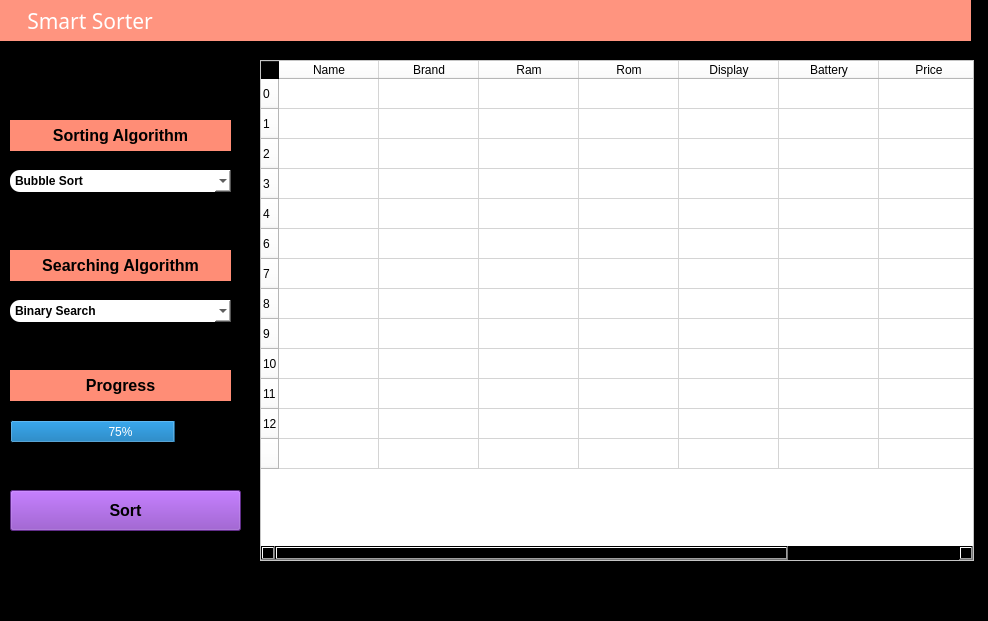
<?xml version="1.0" encoding="UTF-8"?>
<ui version="4.0">
 <class>MainWindow</class>
 <widget class="QMainWindow" name="MainWindow">
  <property name="geometry">
   <rect>
    <x>0</x>
    <y>0</y>
    <width>988</width>
    <height>621</height>
   </rect>
  </property>
  <property name="windowTitle">
   <string>MainWindow</string>
  </property>
  <property name="styleSheet">
   <string notr="true">alternate-background-color: rgb(0, 0, 0);
background-color: rgb(0, 0, 0);</string>
  </property>
  <widget class="QWidget" name="centralwidget">
   <widget class="QLabel" name="Smart">
    <property name="geometry">
     <rect>
      <x>0</x>
      <y>0</y>
      <width>971</width>
      <height>41</height>
     </rect>
    </property>
    <property name="font">
     <font>
      <family>Stencil</family>
      <pointsize>16</pointsize>
     </font>
    </property>
    <property name="styleSheet">
     <string notr="true">color: rgb(255, 255, 255);
background-color: rgb(255, 148, 127);</string>
    </property>
    <property name="text">
     <string>     Smart Sorter</string>
    </property>
   </widget>
   <widget class="QComboBox" name="comboBox">
    <property name="geometry">
     <rect>
      <x>10</x>
      <y>170</y>
      <width>221</width>
      <height>22</height>
     </rect>
    </property>
    <property name="font">
     <font>
      <weight>75</weight>
      <bold>true</bold>
     </font>
    </property>
    <property name="styleSheet">
     <string notr="true">background-color: rgb(255, 159, 127);
background-color: rgb(255, 255, 255);
border-radius:10px;</string>
    </property>
    <item>
     <property name="text">
      <string>Bubble Sort</string>
     </property>
    </item>
    <item>
     <property name="text">
      <string>Selection Sort</string>
     </property>
    </item>
    <item>
     <property name="text">
      <string>Insertion Sort</string>
     </property>
    </item>
    <item>
     <property name="text">
      <string>Merge Sort</string>
     </property>
    </item>
    <item>
     <property name="text">
      <string>Quick Sort</string>
     </property>
    </item>
    <item>
     <property name="text">
      <string>Counting Sort</string>
     </property>
    </item>
    <item>
     <property name="text">
      <string>Radix Sort</string>
     </property>
    </item>
    <item>
     <property name="text">
      <string>Bucket Sort</string>
     </property>
    </item>
   </widget>
   <widget class="QTableWidget" name="dataGridView">
    <property name="geometry">
     <rect>
      <x>260</x>
      <y>60</y>
      <width>714</width>
      <height>501</height>
     </rect>
    </property>
    <property name="sizePolicy">
     <sizepolicy hsizetype="Ignored" vsizetype="Ignored">
      <horstretch>0</horstretch>
      <verstretch>0</verstretch>
     </sizepolicy>
    </property>
    <property name="maximumSize">
     <size>
      <width>714</width>
      <height>16777215</height>
     </size>
    </property>
    <property name="styleSheet">
     <string notr="true">background-color: rgb(255, 255, 255);</string>
    </property>
    <row>
     <property name="text">
      <string>0</string>
     </property>
    </row>
    <row>
     <property name="text">
      <string>1</string>
     </property>
    </row>
    <row>
     <property name="text">
      <string>2</string>
     </property>
    </row>
    <row>
     <property name="text">
      <string>3</string>
     </property>
    </row>
    <row>
     <property name="text">
      <string>4</string>
     </property>
    </row>
    <row>
     <property name="text">
      <string>6</string>
     </property>
    </row>
    <row>
     <property name="text">
      <string>7</string>
     </property>
    </row>
    <row>
     <property name="text">
      <string>8</string>
     </property>
    </row>
    <row>
     <property name="text">
      <string>9</string>
     </property>
    </row>
    <row>
     <property name="text">
      <string>10</string>
     </property>
    </row>
    <row>
     <property name="text">
      <string>11</string>
     </property>
    </row>
    <row>
     <property name="text">
      <string>12</string>
     </property>
    </row>
    <row>
     <property name="text">
      <string/>
     </property>
    </row>
    <column>
     <property name="text">
      <string>Name</string>
     </property>
    </column>
    <column>
     <property name="text">
      <string>Brand</string>
     </property>
    </column>
    <column>
     <property name="text">
      <string>Ram</string>
     </property>
    </column>
    <column>
     <property name="text">
      <string>Rom</string>
     </property>
    </column>
    <column>
     <property name="text">
      <string>Display</string>
     </property>
    </column>
    <column>
     <property name="text">
      <string>Battery</string>
     </property>
    </column>
    <column>
     <property name="text">
      <string>Price</string>
     </property>
    </column>
    <column>
     <property name="text">
      <string>Website</string>
     </property>
    </column>
   </widget>
   <widget class="QProgressBar" name="progressBar">
    <property name="geometry">
     <rect>
      <x>10</x>
      <y>420</y>
      <width>221</width>
      <height>23</height>
     </rect>
    </property>
    <property name="styleSheet">
     <string notr="true">color: rgb(255, 255, 255);</string>
    </property>
    <property name="value">
     <number>75</number>
    </property>
   </widget>
   <widget class="QLabel" name="label">
    <property name="geometry">
     <rect>
      <x>10</x>
      <y>370</y>
      <width>221</width>
      <height>31</height>
     </rect>
    </property>
    <property name="font">
     <font>
      <pointsize>12</pointsize>
      <weight>75</weight>
      <bold>true</bold>
     </font>
    </property>
    <property name="styleSheet">
     <string notr="true">background-color: rgb(255, 141, 118);</string>
    </property>
    <property name="text">
     <string>Progress</string>
    </property>
    <property name="alignment">
     <set>Qt::AlignCenter</set>
    </property>
   </widget>
   <widget class="QLabel" name="label_2">
    <property name="geometry">
     <rect>
      <x>10</x>
      <y>250</y>
      <width>221</width>
      <height>31</height>
     </rect>
    </property>
    <property name="font">
     <font>
      <pointsize>12</pointsize>
      <weight>75</weight>
      <bold>true</bold>
     </font>
    </property>
    <property name="styleSheet">
     <string notr="true">background-color: rgb(255, 141, 118);</string>
    </property>
    <property name="text">
     <string>Searching Algorithm</string>
    </property>
    <property name="alignment">
     <set>Qt::AlignCenter</set>
    </property>
   </widget>
   <widget class="QComboBox" name="comboBox_2">
    <property name="geometry">
     <rect>
      <x>10</x>
      <y>300</y>
      <width>221</width>
      <height>22</height>
     </rect>
    </property>
    <property name="font">
     <font>
      <weight>75</weight>
      <bold>true</bold>
     </font>
    </property>
    <property name="styleSheet">
     <string notr="true">background-color: rgb(255, 159, 127);
background-color: rgb(255, 255, 255);
border-radius:10px;</string>
    </property>
    <item>
     <property name="text">
      <string>Binary Search</string>
     </property>
    </item>
   </widget>
   <widget class="QLabel" name="label_3">
    <property name="geometry">
     <rect>
      <x>10</x>
      <y>120</y>
      <width>221</width>
      <height>31</height>
     </rect>
    </property>
    <property name="font">
     <font>
      <pointsize>12</pointsize>
      <weight>75</weight>
      <bold>true</bold>
     </font>
    </property>
    <property name="styleSheet">
     <string notr="true">background-color: rgb(255, 141, 118);</string>
    </property>
    <property name="text">
     <string>Sorting Algorithm</string>
    </property>
    <property name="alignment">
     <set>Qt::AlignCenter</set>
    </property>
   </widget>
   <widget class="QPushButton" name="sortBtn">
    <property name="geometry">
     <rect>
      <x>10</x>
      <y>490</y>
      <width>231</width>
      <height>41</height>
     </rect>
    </property>
    <property name="font">
     <font>
      <pointsize>12</pointsize>
      <weight>75</weight>
      <bold>true</bold>
     </font>
    </property>
    <property name="styleSheet">
     <string notr="true">background-color: #883fc0</string>
    </property>
    <property name="text">
     <string>Sort</string>
    </property>
   </widget>
  </widget>
  <widget class="QMenuBar" name="menubar">
   <property name="geometry">
    <rect>
     <x>0</x>
     <y>0</y>
     <width>988</width>
     <height>26</height>
    </rect>
   </property>
  </widget>
  <widget class="QStatusBar" name="statusbar"/>
 </widget>
 <resources/>
 <connections/>
</ui>
